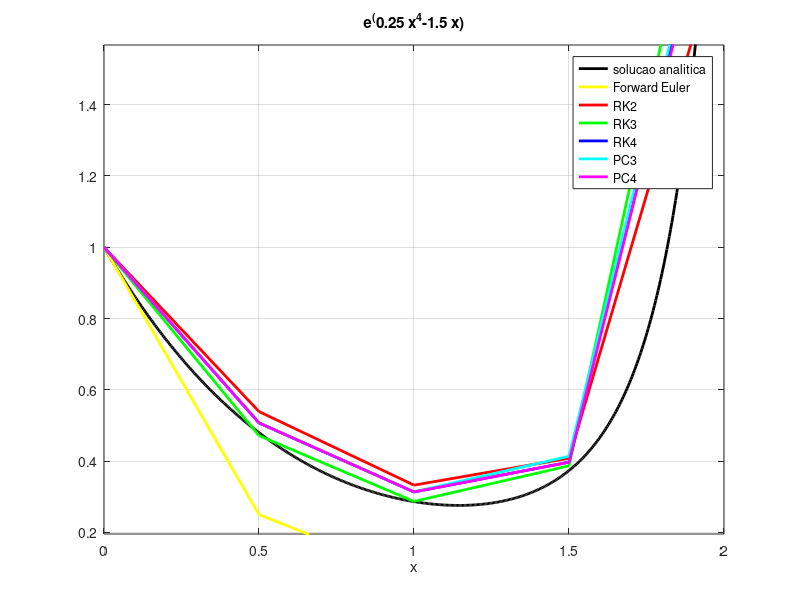

Write the MATLAB code that produced this figure.
figure;

a = ezplot("e^(0.25*x^4-1.5*x)",[0,2])
set(a,"linewidth",2)
set(a,"color","k")

grid on
hold on
teuler = [0, 0.5, 1.0, 1.5, 2.0]
yeuler = [1, 0.25, 0.078125, 0.05859375, 0.113525390625]
euler = plot(teuler, yeuler)
set(euler,"linewidth",2)
set(euler,"color","y")

hold on
trk2 = [0, 0.5, 1.0, 1.5, 2.0]
yrk2 = [1, 0.5390625, 0.332702636718750, 0.408080577850342, 1.884184543043375]
rk2 = plot(trk2, yrk2, "r-")
set(rk2, "linewidth", 2)

hold on	
trk3 = [0, 0.5, 1.0, 1.5, 2.0]
yrk3 = [1, 0.471537272135417, 0.287045628246334, 0.386868034732633, 2.379239987775757]
rk3 = plot(trk3, yrk3, "g-")
set(rk3, "linewidth", 2)

hold on
trk4 = [0, 0.5, 1.0, 1.5, 2.0]
yrk4 = [1, 0.507228982137882, 0.313596284036293, 0.397093330527178, 2.174904807838987]
rk4 = plot(trk4, yrk4, "b-")
set(rk4, "linewidth", 2)

hold on
tpc3 = [0, 0.5, 1.0, 1.5, 2.0]
ypc3 = [1, 0.507228982137882, 0.313596284036293, 0.413746206335784, 2.190701164845732]
pc3 = plot(tpc3, ypc3, "c-")
set(pc3, "linewidth", 2)

hold on
tpc4 = [0, 0.5, 1.0, 1.5, 2.0]
ypc4 = [1, 0.507228982137882, 0.313596284036293, 0.397093330527178, 2.139776467486892]
pc4 = plot(tpc4, ypc4, "m-")
set(pc4, "linewidth", 2)

legend('solucao analitica','Forward Euler', 'RK2', 'RK3', 'RK4', 'PC3', 'PC4');
